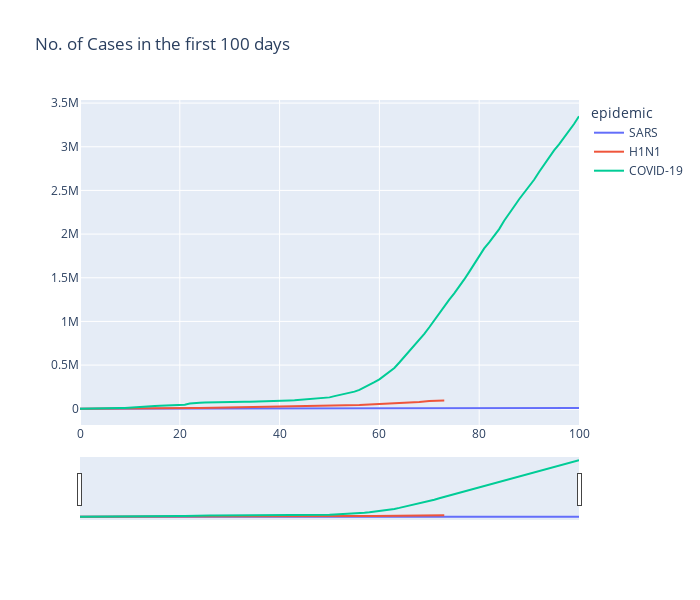

Notebook source saved alongside this figure:
### Markdown cell above
### In the first 100 days

### Code cell
plot_first_n_days('Cases', 100, 'No. of Cases in the first')
